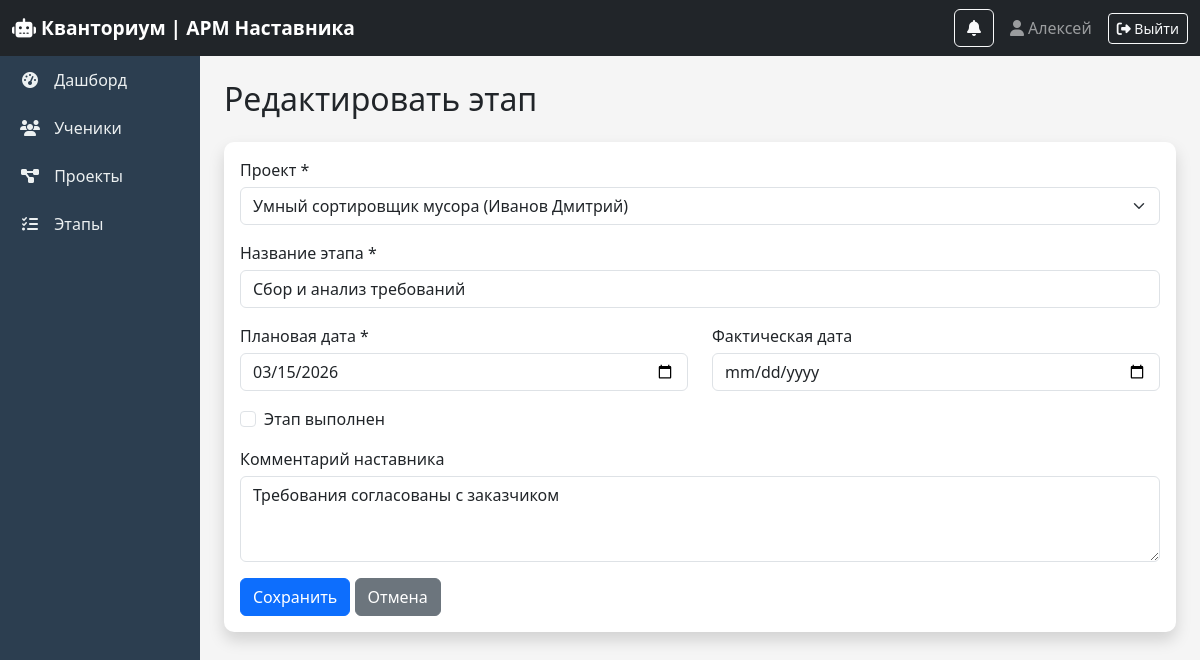
Page /stages/1/edit/ (signed in) on the earlier database version.
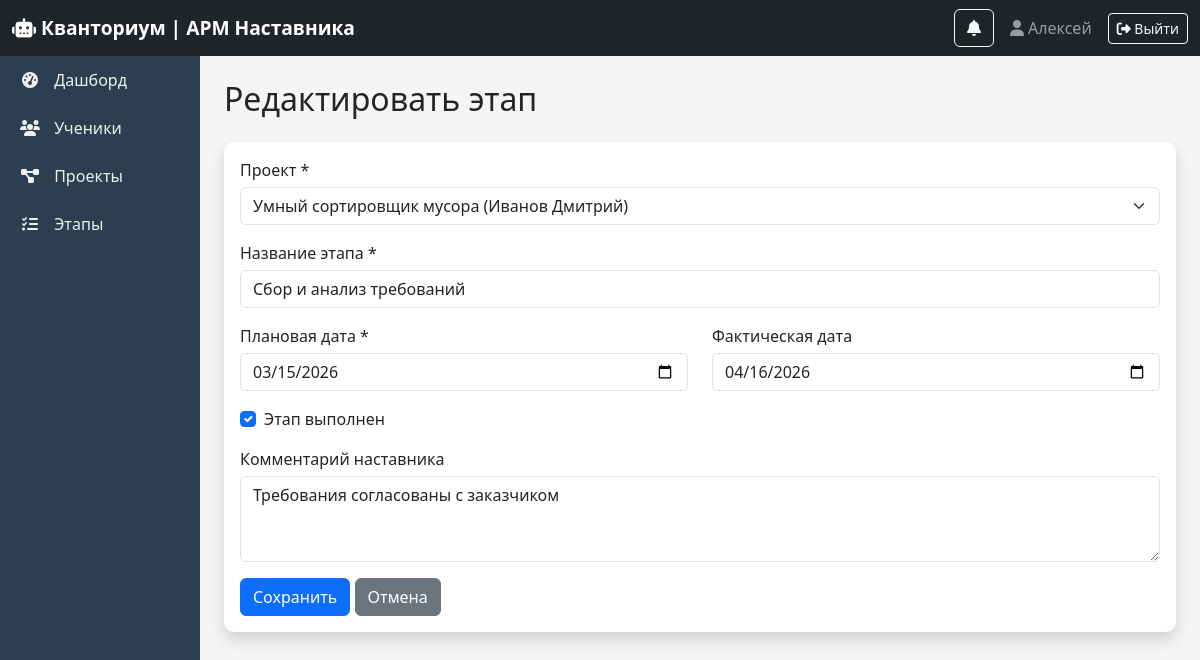
Same page on the later database version.
### core/models.py (models this page shows, shortened)
class ProjectStage(models.Model):
    project = models.ForeignKey(Project, on_delete=models.CASCADE, verbose_name="Проект")
    stage_name = models.CharField(max_length=100, verbose_name="Название этапа")
    planned_date = models.DateField(verbose_name="Плановая дата")
    actual_date = models.DateField(null=True, blank=True, verbose_name="Фактическая дата")
    is_completed = models.BooleanField(default=False, verbose_name="Выполнен")
    comment = models.TextField(blank=True, verbose_name="Комментарий наставника")
    class Meta:
        verbose_name = "Этап проекта"
        verbose_name_plural = "Этапы проектов"
        ordering = ['planned_date']  # Сортировка по дате

class Project(models.Model):
    STATUS_CHOICES = [
        ('idea', 'Идея'),
        ('development', 'В разработке'),
        ('review', 'На проверке'),
        ('completed', 'Завершен'),
        ('defended', 'Защищен'),
    ]
    name = models.CharField(max_length=200, verbose_name="Название проекта")
    description = models.TextField(verbose_name="Описание")
    student = models.ForeignKey(Student, on_delete=models.CASCADE, verbose_name="Обучающийся")
    status = models.CharField(max_length=20, choices=STATUS_CHOICES, default='idea', verbose_name="Статус")
    created_at = models.DateTimeField(auto_now_add=True, verbose_name="Дата создания")
    updated_at = models.DateTimeField(auto_now=True, verbose_name="Дата обновления")
    class Meta:
        verbose_name = "Проект"
        verbose_name_plural = "Проекты"

### core/views.py (the view, shortened to what this page needs)
# urls.py: path('stages/<int:pk>/edit/', views.stage_edit, name='stage_edit'),
@login_required
def stage_edit(request, pk):
    if not user_can_edit(request):
        return redirect('stage_list')
    stage = get_object_or_404(ProjectStage, pk=pk)
    projects = Project.objects.all()
    return render(request, 'core/stage_form.html', {'stage': stage, 'projects': projects})

### core/views.py (called while the page is built)
def get_user_mentor(request):
    if not request.user.is_authenticated:
        return None
    try:
        return request.user.mentor
    except:
        return None

def user_can_edit(request):
    if request.user.is_superuser:
        return True
    if request.user.username == 'metodist':
        return False
    return True

### core/templates/core/stage_form.html (shortened to what this page needs)
{% extends 'core/base.html' %}
{% block content %}
<h2 class="mb-4">
    {% if stage %}Редактировать этап{% else %}Новый этап{% endif %}
</h2>
<div class="card shadow">
    <div class="card-body">
        <form method="post">
            <div class="mb-3">
                <label for="project" class="form-label">Проект *</label>
                <select name="project" id="project" class="form-select" required>
                    {% for project in projects %}
                    <option value="{{ project.id }}" {% if stage.project.id == project.id %}selected{% endif %}>
                        {{ project.name }} ({{ project.student.last_name }} {{ project.student.first_name }})
                    </option>
                    {% endfor %}
                </select>
            </div>
            <div class="mb-3">
                <label for="stage_name" class="form-label">Название этапа *</label>
                <input type="text" name="stage_name" id="stage_name" class="form-control" value="{{ stage.stage_name|default:'' }}" required>
            </div>
            <div class="row">
                <div class="col-md-6 mb-3">
                    <label for="planned_date" class="form-label">Плановая дата *</label>
                    <input type="date" name="planned_date" id="planned_date" class="form-control" value="{{ stage.planned_date|date:'Y-m-d'|default:'' }}" required>
                </div>
                <div class="col-md-6 mb-3">
                    <label for="actual_date" class="form-label">Фактическая дата</label>
                    <input type="date" name="actual_date" id="actual_date" class="form-control" value="{{ stage.actual_date|date:'Y-m-d'|default:'' }}">
                </div>
            </div>
            <div class="mb-3 form-check">
                <input type="checkbox" name="is_completed" id="is_completed" class="form-check-input" {% if stage.is_completed %}checked{% endif %}>
                <label for="is_completed" class="form-check-label">Этап выполнен</label>
            </div>
            <div class="mb-3">
                <label for="comment" class="form-label">Комментарий наставника</label>
                <textarea name="comment" id="comment" class="form-control" rows="3">{{ stage.comment|default:'' }}</textarea>
            </div>
            <button type="submit" class="btn btn-primary">Сохранить</button>
            <a href="{% url 'stage_list' %}" class="btn btn-secondary">Отмена</a>
        </form>
    </div>
</div>
{% endblock %}

Differences in the rows shown:
changed ProjectStage "Сбор и анализ требований": actual_date (not shown) → "04/16/2026"; is_completed "☐" → "☑"
